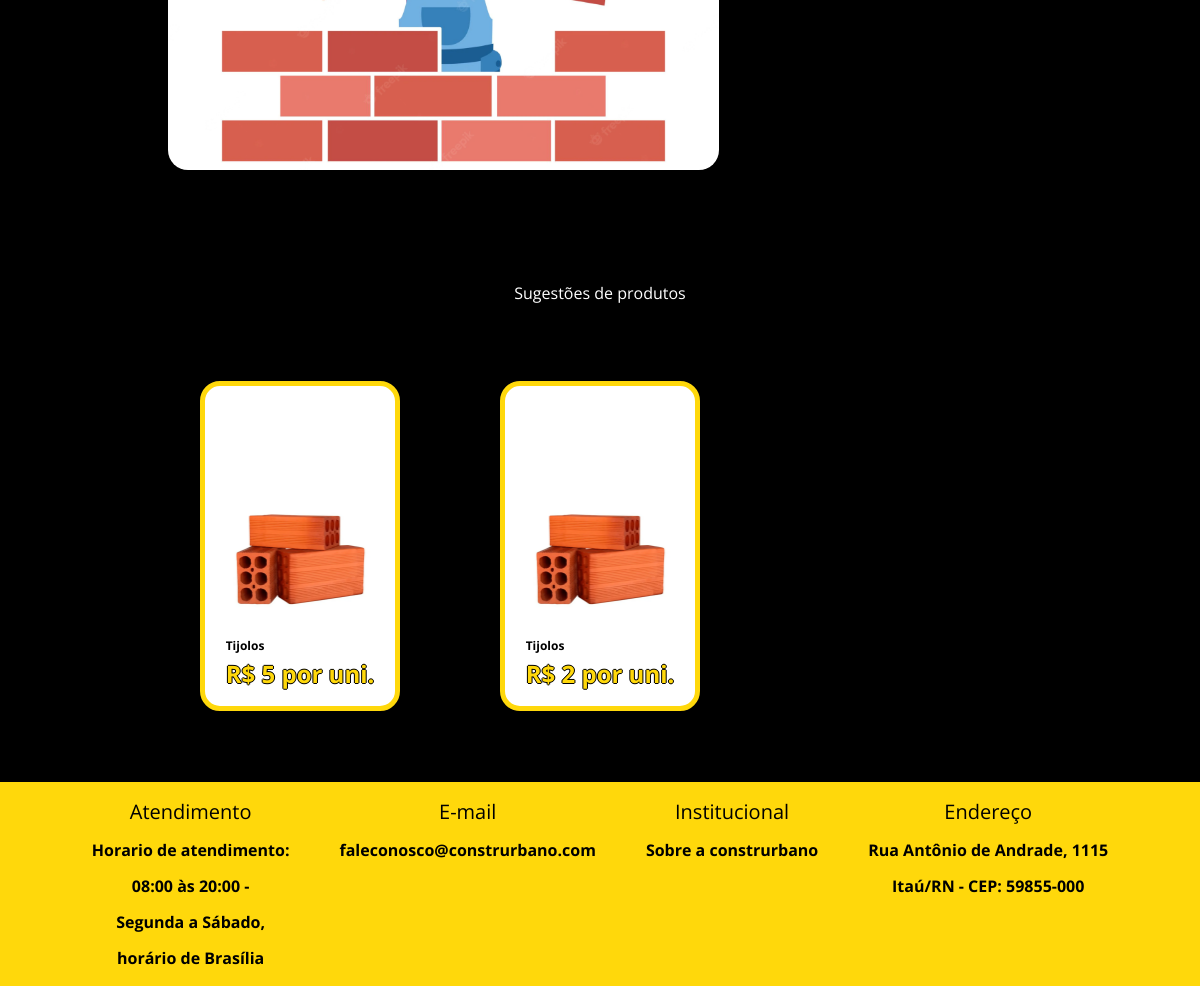
Page /categoria/1/ (lower part) on the earlier database version.
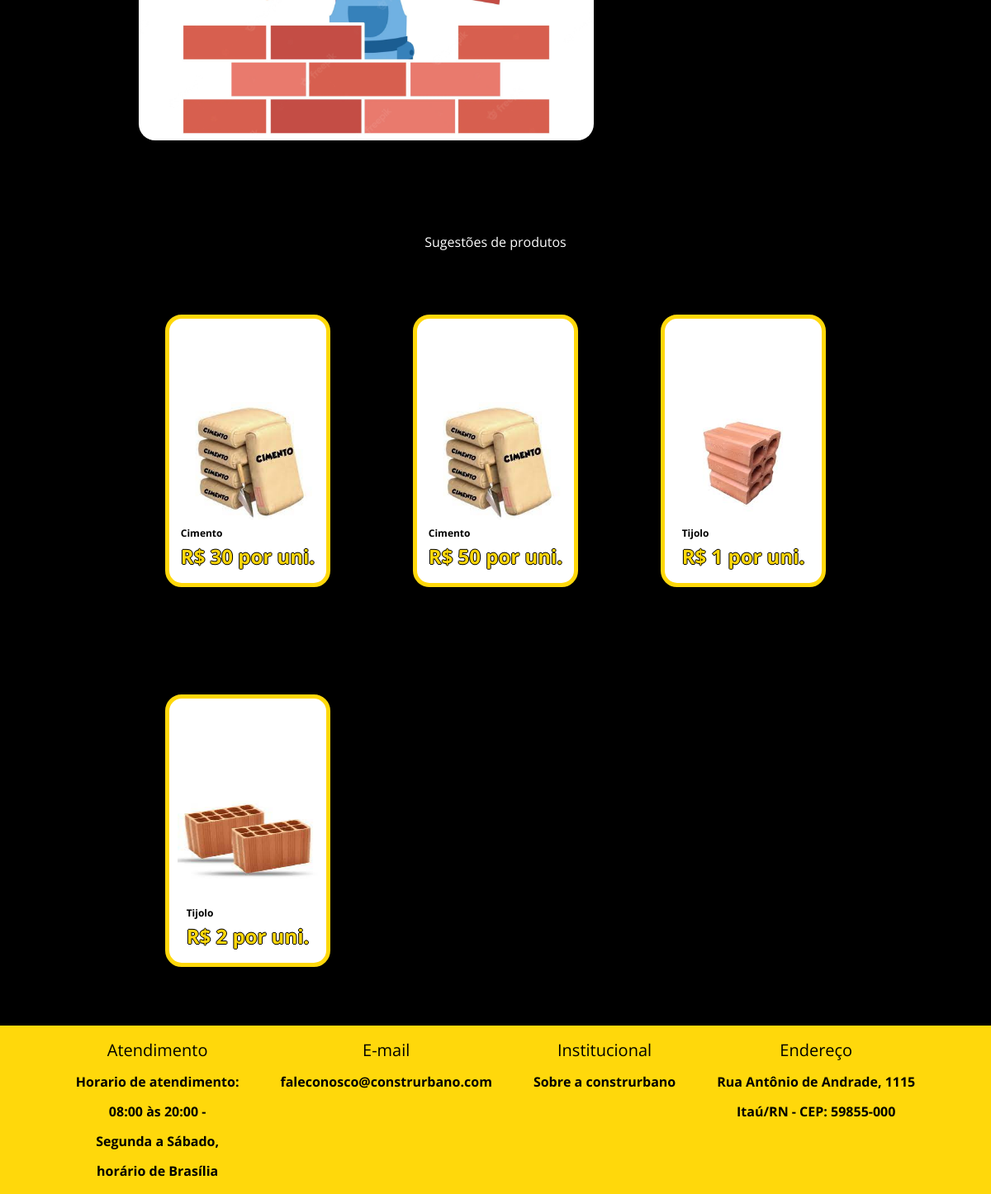
Same page on the later database version.
### ecommerce/models.py (models this page shows, shortened)
class Produto(models.Model):
    nome_produto = models.CharField( max_length=100)
    valor = models.IntegerField()
    descricao = models.TextField()
    imagem_principal = models.ImageField()
    imagem_1 = models.ImageField()
    imagem_2 = models.ImageField()
    imagem_3 = models.ImageField()
    categoria = models.ForeignKey(Categoria, on_delete=models.CASCADE)

### ecommerce/views.py (the view)
# urls.py: path("categoria/<int:categoria_id>/", categoria_detalhes, name="categoria_detalhes"),
def categoria_detalhes(request, categoria_id):
    categoria = get_object_or_404(Categoria, pk=categoria_id)
    produtos = Produto.objects.all()
    context = {
        'categoria': categoria,
        'produtos': produtos
    }
    return render(request, 'ecommerce/detail_categorias.html', context)

### ecommerce/templates/ecommerce/detail_categorias.html (shortened to what this page needs)
{% extends 'base.html' %}
{% load static %}
{% block link %}
<link rel="stylesheet" href="{% static 'css/base.css' %}" />
<link rel="stylesheet" href="{% static 'css/detail_product.css' %}" />
{% endblock %}
{% block main %}
    <main class="product-container">
      <section class="detail-product">
        <div class="product-preview">
          <div class="product-preview-item active">
            <img src="{{ categoria.imagem_categoria.url }}" alt="" />
          </div>
      </section>
      <section>
        <header>
          <h2>Sugestões de produtos</h2>
        </header>
        <div class="suggested-products">
            {% for produto in produtos|slice:":6" %}
          <a href="{% url 'produto_detalhes' produto.id %}">
            <div class="brick-card">
              <img src="{{produto.imagem_principal.url}}" alt="Tijolo">
              <div>
                <span>{{ produto.nome_produto }}</span>
                <h3>R$ {{ produto.valor }} por uni.</h3>
              </div>
            </div>
          </a>
          {% endfor %}
        </div>
      </section>
    </main>
    {% endblock %}

Differences in the rows shown:
removed Produto: imagem_principal (picture), nome_produto "Tijolos", valor "5"
removed Produto: imagem_principal (picture), nome_produto "Tijolos", valor "2"
added Produto: imagem_principal (picture), nome_produto "Cimento", valor "30"
added Produto: imagem_principal (picture), nome_produto "Cimento", valor "50"
added Produto: imagem_principal (picture), nome_produto "Tijolo", valor "1"
added Produto: imagem_principal (picture), nome_produto "Tijolo", valor "2"
